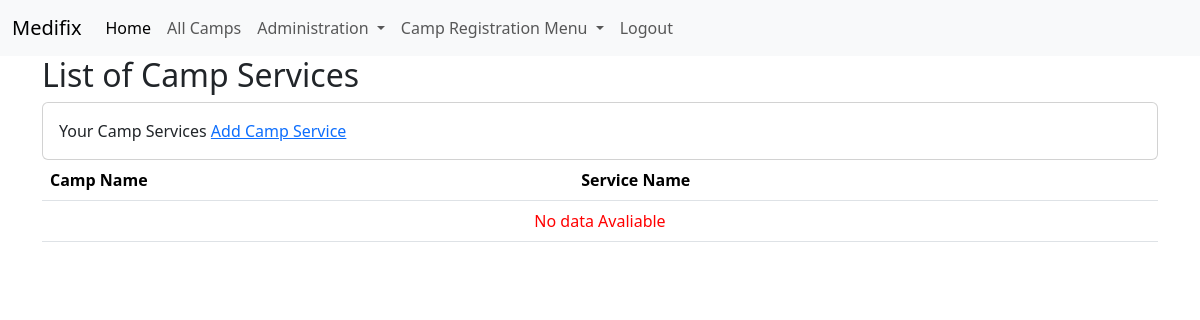
The page /camp_services/ (signed in) on the database as committed earlier.
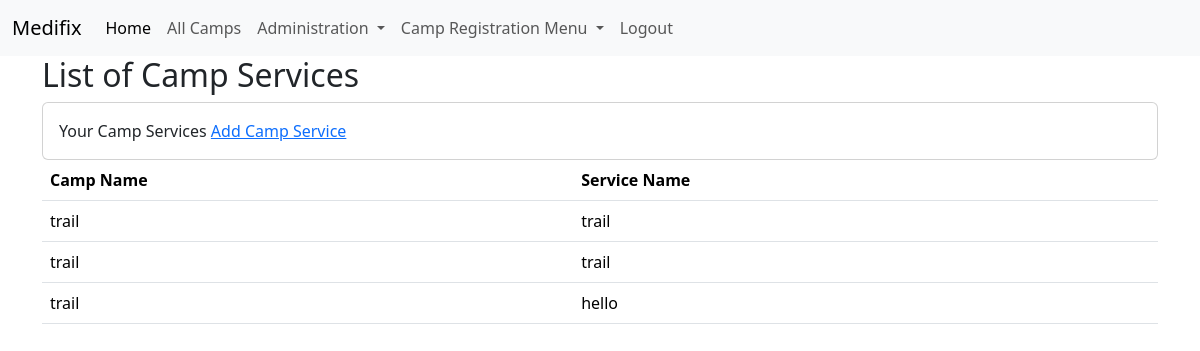
The same page on the database as committed later.
### administration/models.py (models this page shows, shortened)
class camp_services(models.Model):
    camp_name = models.ForeignKey(camp_details, on_delete=models.CASCADE)
    service_name = models.CharField(max_length=200, null=True)

class camp_details(models.Model):
    camp_name = models.CharField(max_length=200,null=True)
    location = models.CharField(max_length=200, null=True)
    latitude = models.FloatField()
    longitude = models.FloatField()
    start_date_time = models.DateTimeField(blank=True, null=True)
    end_date_time = models.DateTimeField(blank=True, null=True)
    contact_website = models.URLField(max_length=200, null=True, blank=True)
    hospital_name = models.CharField(max_length=150,null=True, blank=True)
    club_name = models.CharField(max_length=150,null=True, blank=True)
    other = models.CharField(max_length = 150, null=True, blank=True)
    description = models.TextField(max_length = 3000, null=True)
    type_of_camp = models.CharField(max_length=30, null=True, choices=type_of_camp)
    cost = models.IntegerField(null=True, blank=True, default='0')
    total_camp_registrations = models.IntegerField()
    camp_register_active = models.BooleanField(default=False)
    registration = models.BooleanField(default=False)
    createdby = models.ForeignKey(User, on_delete=models.DO_NOTHING, null=True, blank=True)

### administration/views.py (the view)
# urls.py: path('camp_services/', views.list_camp_services_for_user, name='list_user_camp_services'),
@login_required
def list_camp_services_for_user(request):
    user = request.user
    user_camps = camp_details.objects.filter(createdby=user)
    camp_service = camp_services.objects.filter(camp_name__in=user_camps)
    return render(request, 'camp/camp_service_list.html', {'camp_services': camp_service})

### templates/camp/camp_service_list.html (shortened to what this page needs)
{% extends 'base.html' %}
{% load static %}
{% block content %}
<h2>List of Camp Services</h2>
<div class="card">
    <div class="card-body">
        Your Camp Services <span><a href="{% url 'create_camp_service' %}">Add Camp Service</a></span>
    </div>
</div>
<table class="table">
    <thead>
        <tr>
            <th>Camp Name</th>
            <th>Service Name</th>
        </tr>
    </thead>
    <tbody>
        {% for service in camp_services %}
        <tr>
            <td>{{ service.camp_name.camp_name }}</td>
            <td>{{ service.service_name }}</td>
        </tr>
        {% empty %}
        <tr>
            <td style="color: red;" colspan="2" class="text-center">No data Avaliable</td>
        </tr>
        {% endfor %}
    </tbody>
</table>
{% endblock %}

Rows that differ between the two databases and show on the page:
added camp_services: camp_name.camp_name "trail", service_name "trail"
added camp_services: camp_name.camp_name "trail", service_name "trail"
added camp_services: camp_name.camp_name "trail", service_name "hello"
Other text that changed with them:
text no longer shown: "No data Avaliable"
